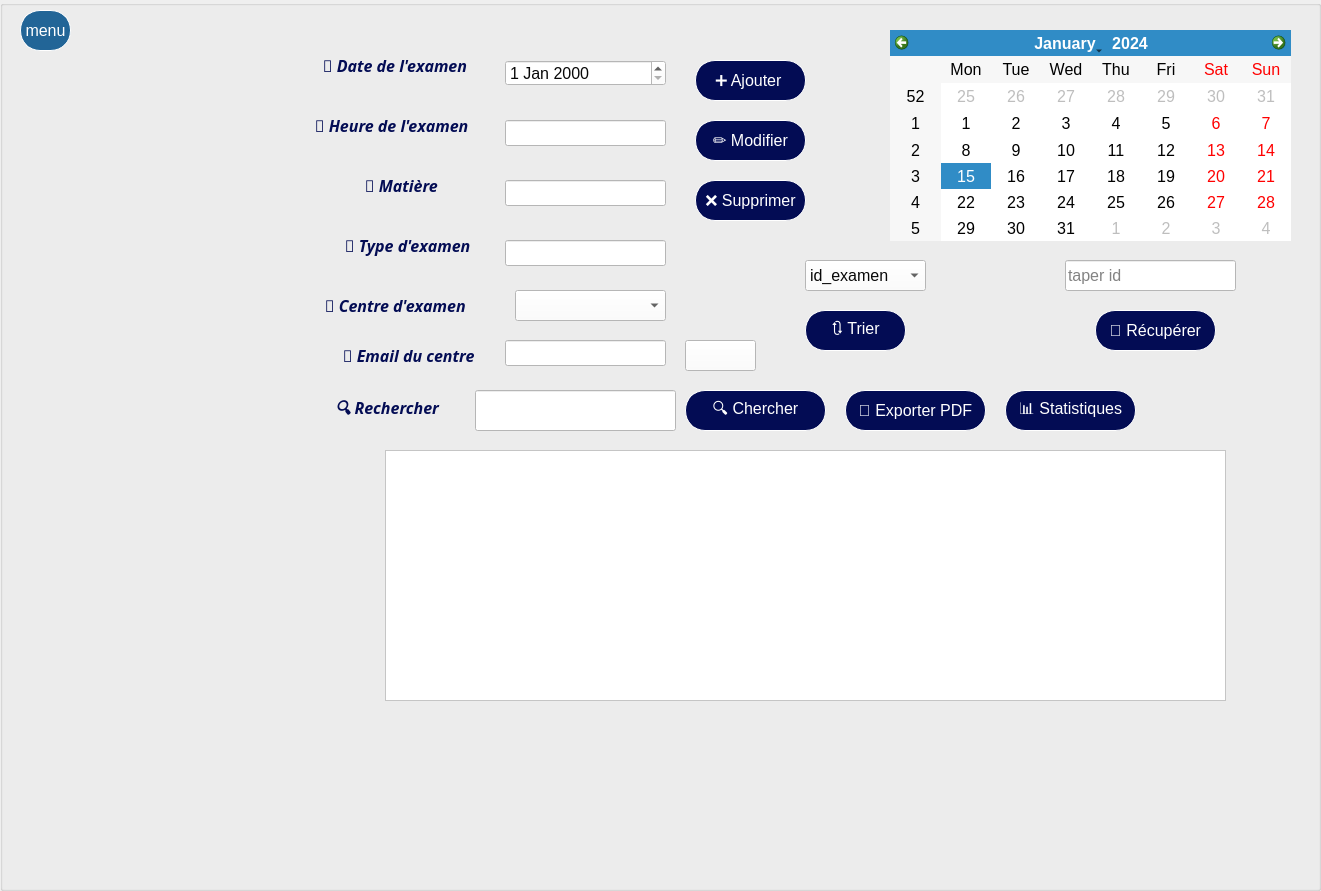
             <widget class="QGroupBox" name="groupBox_4">
              <property name="geometry">
               <rect>
                <x>-15</x>
                <y>-5</y>
                <width>1321</width>
                <height>891</height>
               </rect>
              </property>
              <property name="font">
               <font>
                <pointsize>12</pointsize>
                <italic>false</italic>
                <bold>false</bold>
                <underline>false</underline>
               </font>
              </property>
              <property name="styleSheet">
               <string notr="true">QGroupBox{
	background-image: url(:/res/resources/background.png);
}
</string>
              </property>
              <property name="title">
               <string/>
              </property>
              <widget class="QPushButton" name="cherchebut_3">
               <property name="geometry">
                <rect>
                 <x>685</x>
                 <y>390</y>
                 <width>141</width>
                 <height>41</height>
                </rect>
               </property>
               <property name="styleSheet">
                <string notr="true">border:1px solid white;
border-radius:20px;
background-color:#030C54;
color:white;
background-image: url(:/res/resources/background.png);</string>
               </property>
               <property name="text">
                <string>🔍 Chercher</string>
               </property>
              </widget>
              <widget class="QLabel" name="label_25">
               <property name="geometry">
                <rect>
                 <x>335</x>
                 <y>390</y>
                 <width>151</width>
                 <height>41</height>
                </rect>
               </property>
               <property name="font">
                <font>
                 <family>Perpetua</family>
                 <pointsize>12</pointsize>
                 <italic>true</italic>
                 <bold>true</bold>
                 <underline>false</underline>
                </font>
               </property>
               <property name="styleSheet">
                <string notr="true">color:#030C54;
border:none;</string>
               </property>
               <property name="text">
                <string>🔍 Rechercher</string>
               </property>
              </widget>
              <widget class="QPushButton" name="pdf_3">
               <property name="geometry">
                <rect>
                 <x>845</x>
                 <y>390</y>
                 <width>141</width>
                 <height>41</height>
                </rect>
               </property>
               <property name="styleSheet">
                <string notr="true">border:1px solid white;
border-radius:20px;
background-color:#030C54;
color:white;
background-image: url(:/res/resources/background.png);</string>
               </property>
               <property name="text">
                <string>📄 Exporter PDF</string>
               </property>
              </widget>
              <widget class="QLineEdit" name="cherche_3">
               <property name="geometry">
                <rect>
                 <x>475</x>
                 <y>390</y>
                 <width>201</width>
                 <height>41</height>
                </rect>
               </property>
               <property name="styleSheet">
                <string notr="true">background-color: rgb(255, 255, 255);
color: rgb(6, 6, 4);</string>
               </property>
               <property name="text">
                <string/>
               </property>
               <property name="placeholderText">
                <string/>
               </property>
              </widget>
              <widget class="QLineEdit" name="idedit_3">
               <property name="geometry">
                <rect>
                 <x>1065</x>
                 <y>260</y>
                 <width>171</width>
                 <height>31</height>
                </rect>
               </property>
               <property name="styleSheet">
                <string notr="true">color: rgb(6, 6, 6);
background-color: rgb(255, 255, 255);</string>
               </property>
               <property name="placeholderText">
                <string>taper id</string>
               </property>
              </widget>
              <widget class="QPushButton" name="stat_3">
               <property name="geometry">
                <rect>
                 <x>1005</x>
                 <y>390</y>
                 <width>131</width>
                 <height>41</height>
                </rect>
               </property>
               <property name="styleSheet">
                <string notr="true">border:1px solid white;
border-radius:20px;
background-color:#030C54;
color:white;
background-image: url(:/res/resources/background.png);</string>
               </property>
               <property name="text">
                <string>📊 Statistiques</string>
               </property>
              </widget>
              <widget class="QWidget" name="widget_4" native="true">
               <property name="geometry">
                <rect>
                 <x>315</x>
                 <y>40</y>
                 <width>661</width>
                 <height>331</height>
                </rect>
               </property>
               <widget class="QPushButton" name="ajoute_4">
                <property name="geometry">
                 <rect>
                  <x>380</x>
                  <y>20</y>
                  <width>111</width>
                  <height>41</height>
                 </rect>
                </property>
                <property name="styleSheet">
                 <string notr="true">border:1px solid white;
border-radius:20px;
background-color:#030C54;
color:white;
background-image: url(:/res/resources/background.png);</string>
                </property>
                <property name="text">
                 <string>➕ Ajouter </string>
                </property>
               </widget>
               <widget class="QLineEdit" name="matiere_2">
                <property name="geometry">
                 <rect>
                  <x>190</x>
                  <y>140</y>
                  <width>161</width>
                  <height>26</height>
                 </rect>
                </property>
                <property name="styleSheet">
                 <string notr="true">background-color: rgb(255, 255, 255);
color: rgb(0, 0, 0);

</string>
                </property>
               </widget>
               <widget class="QLabel" name="label_47">
                <property name="geometry">
                 <rect>
                  <x>30</x>
                  <y>190</y>
                  <width>161</width>
                  <height>31</height>
                 </rect>
                </property>
                <property name="font">
                 <font>
                  <family>Perpetua</family>
                  <pointsize>12</pointsize>
                  <italic>true</italic>
                  <bold>true</bold>
                  <underline>false</underline>
                 </font>
                </property>
                <property name="styleSheet">
                 <string notr="true">color:#030C54;
border:none;</string>
                </property>
                <property name="text">
                 <string>📝 Type d'examen </string>
                </property>
               </widget>
               <widget class="QLabel" name="label_48">
                <property name="geometry">
                 <rect>
                  <x>0</x>
                  <y>70</y>
                  <width>191</width>
                  <height>31</height>
                 </rect>
                </property>
                <property name="font">
                 <font>
                  <family>Perpetua</family>
                  <pointsize>12</pointsize>
                  <italic>true</italic>
                  <bold>true</bold>
                  <underline>false</underline>
                 </font>
                </property>
                <property name="styleSheet">
                 <string notr="true">color:#030C54;
border:none;</string>
                </property>
                <property name="text">
                 <string>⏰ Heure de l'examen</string>
                </property>
               </widget>
               <widget class="QLabel" name="label_49">
                <property name="geometry">
                 <rect>
                  <x>-60</x>
                  <y>10</y>
                  <width>251</width>
                  <height>31</height>
                 </rect>
                </property>
                <property name="font">
                 <font>
                  <family>Perpetua</family>
                  <pointsize>12</pointsize>
                  <italic>true</italic>
                  <bold>true</bold>
                  <underline>false</underline>
                 </font>
                </property>
                <property name="styleSheet">
                 <string notr="true">color:#030C54;
border:none;</string>
                </property>
                <property name="text">
                 <string>	📅 Date de l'examen</string>
                </property>
               </widget>
               <widget class="QLineEdit" name="type_examen_2">
                <property name="geometry">
                 <rect>
                  <x>190</x>
                  <y>200</y>
                  <width>161</width>
                  <height>26</height>
                 </rect>
                </property>
                <property name="styleSheet">
                 <string notr="true">background-color: rgb(255, 255, 255);
color: rgb(11, 11, 11);
</string>
                </property>
               </widget>
               <widget class="QLabel" name="label_50">
                <property name="geometry">
                 <rect>
                  <x>10</x>
                  <y>250</y>
                  <width>171</width>
                  <height>31</height>
                 </rect>
                </property>
                <property name="font">
                 <font>
                  <family>Perpetua</family>
                  <pointsize>12</pointsize>
                  <italic>true</italic>
                  <bold>true</bold>
                  <underline>false</underline>
                 </font>
                </property>
                <property name="styleSheet">
                 <string notr="true">color:#030C54;
border:none;</string>
                </property>
                <property name="text">
                 <string>🏫 Centre d'examen</string>
                </property>
               </widget>
               <widget class="QLabel" name="label_51">
                <property name="geometry">
                 <rect>
                  <x>50</x>
                  <y>130</y>
                  <width>101</width>
                  <height>31</height>
                 </rect>
                </property>
                <property name="font">
                 <font>
                  <family>Perpetua</family>
                  <pointsize>12</pointsize>
                  <italic>true</italic>
                  <bold>true</bold>
                  <underline>false</underline>
                 </font>
                </property>
                <property name="styleSheet">
                 <string notr="true">color:#030C54;
border:none;</string>
                </property>
                <property name="text">
                 <string>📘 Matière</string>
                </property>
               </widget>
               <widget class="QPushButton" name="modifier_4">
                <property name="geometry">
                 <rect>
                  <x>380</x>
                  <y>80</y>
                  <width>111</width>
                  <height>41</height>
                 </rect>
                </property>
                <property name="styleSheet">
                 <string notr="true">border:1px solid white;
border-radius:20px;
background-color:#030C54;
color:white;
background-image: url(:/res/resources/background.png);</string>
                </property>
                <property name="text">
                 <string>✏️ Modifier</string>
                </property>
               </widget>
               <widget class="QLineEdit" name="heure_examen_2">
                <property name="geometry">
                 <rect>
                  <x>190</x>
                  <y>80</y>
                  <width>161</width>
                  <height>26</height>
                 </rect>
                </property>
                <property name="styleSheet">
                 <string notr="true">background-color: rgb(255, 255, 255);
color: rgb(0, 0, 0);

</string>
                </property>
               </widget>
               <widget class="QDateEdit" name="date_examen_2">
                <property name="geometry">
                 <rect>
                  <x>190</x>
                  <y>20</y>
                  <width>161</width>
                  <height>26</height>
                 </rect>
                </property>
                <property name="styleSheet">
                 <string notr="true">color: rgb(7, 7, 7);
background-color: rgb(255, 255, 255);</string>
                </property>
               </widget>
               <widget class="QLabel" name="label_52">
                <property name="geometry">
                 <rect>
                  <x>-40</x>
                  <y>300</y>
                  <width>261</width>
                  <height>31</height>
                 </rect>
                </property>
                <property name="font">
                 <font>
                  <family>Perpetua</family>
                  <pointsize>12</pointsize>
                  <italic>true</italic>
                  <bold>true</bold>
                  <underline>false</underline>
                 </font>
                </property>
                <property name="styleSheet">
                 <string notr="true">color:#030C54;
border:none;</string>
                </property>
                <property name="text">
                 <string>	📧 Email du centre</string>
                </property>
               </widget>
               <widget class="QLineEdit" name="email_2">
                <property name="geometry">
                 <rect>
                  <x>190</x>
                  <y>300</y>
                  <width>161</width>
                  <height>26</height>
                 </rect>
                </property>
                <property name="styleSheet">
                 <string notr="true">background-color: rgb(255, 255, 255);
color: rgb(0, 0, 0);

</string>
                </property>
               </widget>
               <widget class="QPushButton" name="btn_ouvrirEmailDialog&#10;_2">
                <property name="geometry">
                 <rect>
                  <x>370</x>
                  <y>300</y>
                  <width>71</width>
                  <height>31</height>
                 </rect>
                </property>
                <property name="styleSheet">
                 <string notr="true">image: url(:/res/resources/email.png);
background-color: rgb(255, 255, 255);</string>
                </property>
                <property name="text">
                 <string/>
                </property>
               </widget>
               <widget class="QPushButton" name="sup_4">
                <property name="geometry">
                 <rect>
                  <x>380</x>
                  <y>140</y>
                  <width>111</width>
                  <height>41</height>
                 </rect>
                </property>
                <property name="styleSheet">
                 <string notr="true">border:1px solid white;
border-radius:20px;
background-color:#030C54;
color:white;
background-image: url(:/res/resources/background.png);</string>
                </property>
                <property name="text">
                 <string>❌ Supprimer</string>
                </property>
               </widget>
               <widget class="QPushButton" name="tri_4">
                <property name="geometry">
                 <rect>
                  <x>490</x>
                  <y>270</y>
                  <width>101</width>
                  <height>41</height>
                 </rect>
                </property>
                <property name="styleSheet">
                 <string notr="true">border:1px solid white;
border-radius:20px;
background-color:#030C54;
color:white;
background-image: url(:/res/resources/background.png);</string>
                </property>
                <property name="text">
                 <string>🔃 Trier</string>
                </property>
               </widget>
               <widget class="QComboBox" name="centre_examen_2">
                <property name="geometry">
                 <rect>
                  <x>200</x>
                  <y>250</y>
                  <width>151</width>
                  <height>31</height>
                 </rect>
                </property>
                <property name="styleSheet">
                 <string notr="true">color: rgb(9, 9, 9);
background-color: rgb(255, 255, 255);</string>
                </property>
               </widget>
              </widget>
              <widget class="QTableView" name="aff_3">
               <property name="geometry">
                <rect>
                 <x>385</x>
                 <y>450</y>
                 <width>841</width>
                 <height>251</height>
                </rect>
               </property>
               <property name="styleSheet">
                <string notr="true">background-color: rgb(255, 255, 255);
color: rgb(0, 0, 0);</string>
               </property>
              </widget>
              <widget class="QPushButton" name="recuperer_3">
               <property name="geometry">
                <rect>
                 <x>1095</x>
                 <y>310</y>
                 <width>121</width>
                 <height>41</height>
                </rect>
               </property>
               <property name="styleSheet">
                <string notr="true">border:1px solid white;
border-radius:20px;
background-color:#030C54;
color:white;
background-image: url(:/res/resources/background.png);</string>
               </property>
               <property name="text">
                <string>🔁 Récupérer</string>
               </property>
              </widget>
              <widget class="QComboBox" name="trie_4">
               <property name="geometry">
                <rect>
                 <x>805</x>
                 <y>260</y>
                 <width>121</width>
                 <height>31</height>
                </rect>
               </property>
               <property name="styleSheet">
                <string notr="true">color: rgb(9, 9, 9);
background-color: rgb(255, 255, 255);</string>
               </property>
               <item>
                <property name="text">
                 <string>id_examen</string>
                </property>
               </item>
               <item>
                <property name="text">
                 <string>date_examen</string>
                </property>
               </item>
              </widget>
              <widget class="QCalendarWidget" name="calendar_examen_2">
               <property name="geometry">
                <rect>
                 <x>890</x>
                 <y>30</y>
                 <width>401</width>
                 <height>211</height>
                </rect>
               </property>
               <property name="styleSheet">
                <string notr="true"/>
               </property>
              </widget>
              <widget class="QPushButton" name="hide_3">
               <property name="geometry">
                <rect>
                 <x>20</x>
                 <y>10</y>
                 <width>51</width>
                 <height>41</height>
                </rect>
               </property>
               <property name="styleSheet">
                <string notr="true">border:1px solid white;
background-image: url(:/res/resources/background.png);
border-radius:20px;
background-color:#226597;
color:white</string>
               </property>
               <property name="text">
                <string>menu</string>
               </property>
              </widget>
             </widget>
